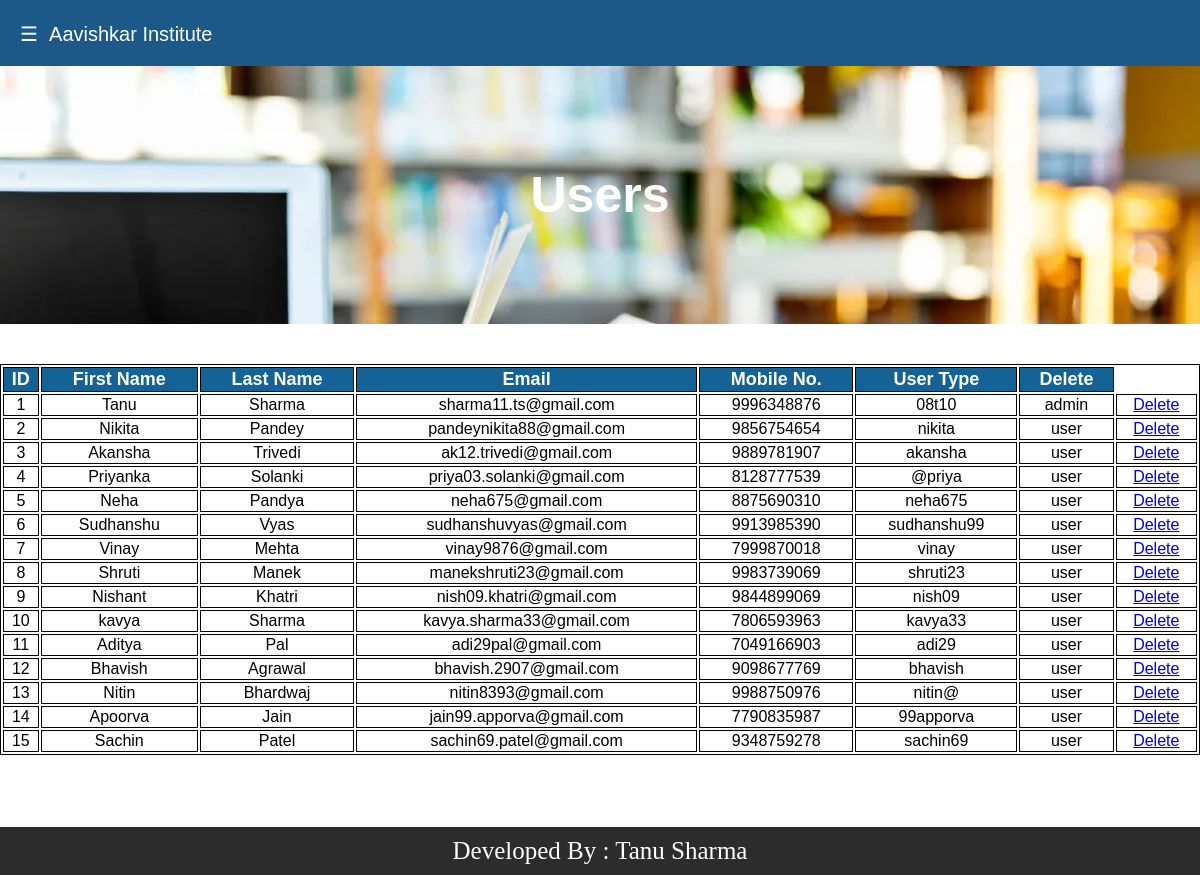
The page /admin/users.php (signed in) on the database its author committed.
### tables this page shows
CREATE TABLE `user_login` (
  `id` int(100) NOT NULL,
  `fnm` varchar(100) NOT NULL,
  `lnm` varchar(100) NOT NULL,
  `email` varchar(100) NOT NULL,
  `mno` varchar(50) NOT NULL,
  `password` varchar(50) NOT NULL,
  `usertype` varchar(50) NOT NULL
);

### admin/users.php (the view)
<!DOCTYPE html>
<?php include("header.php"); ?>
<html>
   <body>
	<h1>Users</h1>
	<table border="1" bordercolor="black" width="100%">
		<tr>
		<th>ID</th>
		<th>First Name</th>
		<th>Last Name</th>
		<th>Email</th>
		<th>Mobile No.</th>
		<th>User Type</th>
		<th>Delete</th>
		</tr>
<?php
	$query=mysqli_query($cn,"select * from user_login");
	while($rec=mysqli_fetch_array($query))
	{
		echo "<tr>
		<td>".$rec[0]."</td>
		<td>".$rec[1]."</td>
		<td>".$rec[2]."</td>
		<td>".$rec[3]."</td>
		<td>".$rec[4]."</td>
		<td>".$rec[5]."</td>
		<td>".$rec[6]."</td>
		<td><a href='deluser.php?id=".$rec[0]."'>Delete</a></td>
		</tr>";
	}
?>
	</table>
   </body>
</html>
<?php include("../footer.php"); ?>

### admin/style.css (style rules this page uses)
h1 { text-align: center; font-size: 50px; margin-top: 0px; background-image: url("../images/book.png"); background-size: cover; color: white; padding: 100px; margin-bottom: 40px; }
th { font-size: 18px; background-color: rgb(20, 98, 150); color: white; }
tr { width: 100%; text-align: center; }

### user/headerstyle.css (style rules this page uses)
* { box-sizing: border-box; }
body { margin: 0; font-family: Arial, Helvetica, sans-serif; }

### rows shown on the page
user_login: id "1", fnm "Tanu", lnm "Sharma", email "sharma11.ts@gmail.com", mno "9996348876", password "08t10", usertype "admin"
user_login: id "2", fnm "Nikita", lnm "Pandey", email "pandeynikita88@gmail.com", mno "9856754654", password "nikita", usertype "user"
user_login: id "3", fnm "Akansha", lnm "Trivedi", email "ak12.trivedi@gmail.com", mno "9889781907", password "akansha", usertype "user"
user_login: id "4", fnm "Priyanka", lnm "Solanki", email "priya03.solanki@gmail.com", mno "8128777539", password "@priya", usertype "user"
user_login: id "5", fnm "Neha", lnm "Pandya", email "neha675@gmail.com", mno "8875690310", password "neha675", usertype "user"
user_login: id "6", fnm "Sudhanshu", lnm "Vyas", email "sudhanshuvyas@gmail.com", mno "9913985390", password "sudhanshu99", usertype "user"
user_login: id "7", fnm "Vinay", lnm "Mehta", email "vinay9876@gmail.com", mno "7999870018", password "vinay", usertype "user"
user_login: id "8", fnm "Shruti", lnm "Manek", email "manekshruti23@gmail.com", mno "9983739069", password "shruti23", usertype "user"
user_login: id "9", fnm "Nishant", lnm "Khatri", email "nish09.khatri@gmail.com", mno "9844899069", password "nish09", usertype "user"
user_login: id "10", fnm "kavya", lnm "Sharma", email "kavya.sharma33@gmail.com", mno "7806593963", password "kavya33", usertype "user"
user_login: id "11", fnm "Aditya", lnm "Pal", email "adi29pal@gmail.com", mno "7049166903", password "adi29", usertype "user"
user_login: id "12", fnm "Bhavish", lnm "Agrawal", email "bhavish.2907@gmail.com", mno "9098677769", password "bhavish", usertype "user"
user_login: id "13", fnm "Nitin", lnm "Bhardwaj", email "nitin8393@gmail.com", mno "9988750976", password "nitin@", usertype "user"
user_login: id "14", fnm "Apoorva", lnm "Jain", email "jain99.apporva@gmail.com", mno "7790835987", password "99apporva", usertype "user"
user_login: id "15", fnm "Sachin", lnm "Patel", email "sachin69.patel@gmail.com", mno "9348759278", password "sachin69", usertype "user"
